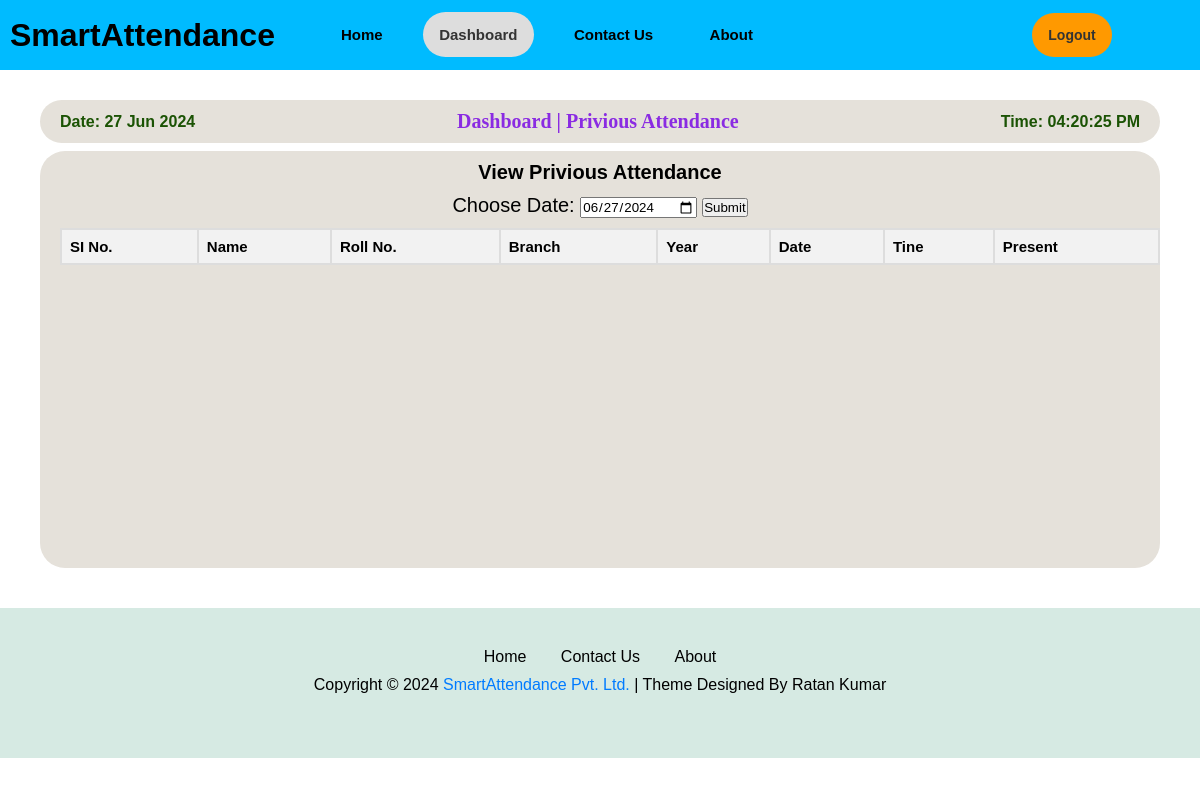
Before: /pre_attendance (signed in) with the older database file.
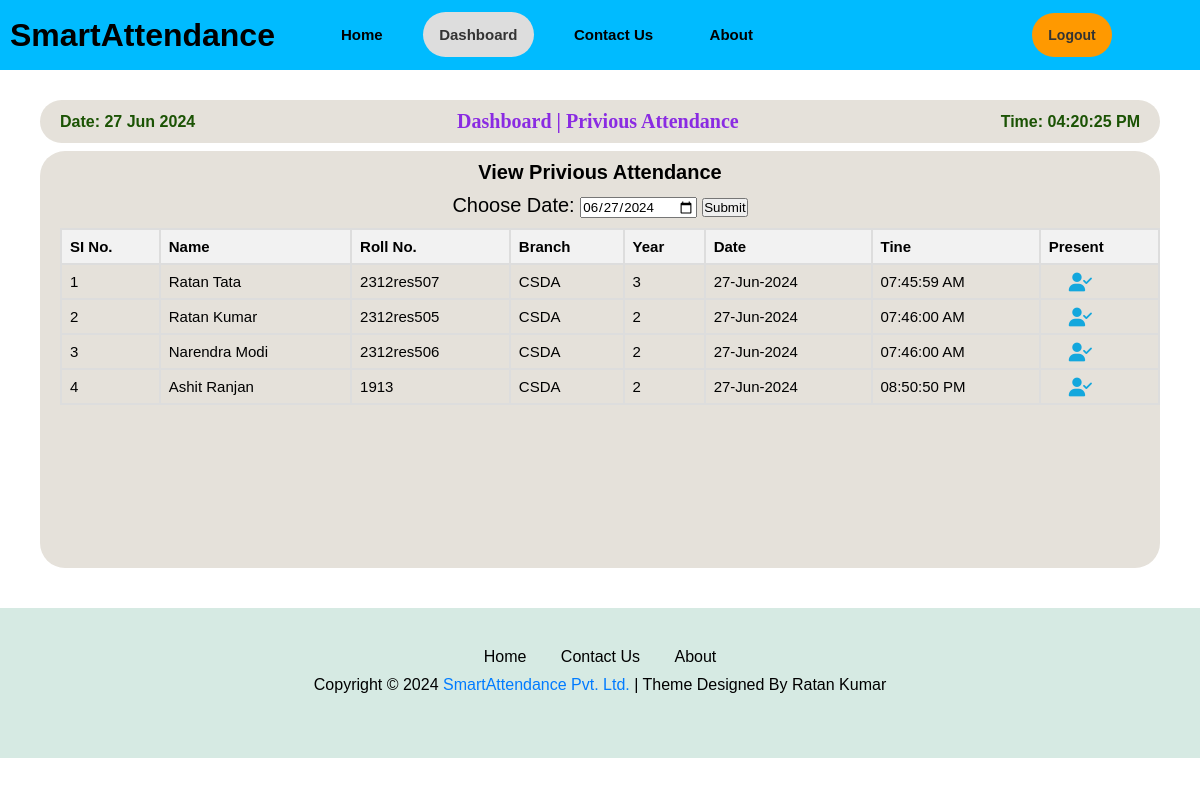
After: the same page with the newer database file.
### app.py (models this page shows, shortened)
class Attendance(db.Model):
    atten_id = db.Column(db.Integer, primary_key=True)
    user_id = db.Column(db.Integer, db.ForeignKey('user.id'), nullable=False)
    st_name = db.Column(db.String(100), nullable=False)  # Added student name attribute
    roll_no = db.Column(db.String(100), nullable=False)  # Added roll_no attribute
    branch = db.Column(db.String(100), nullable=False)  # Added branch attribute
    year = db.Column(db.String(100), nullable=False)  # Added year attribute
    date = db.Column(db.String(20), nullable=False)
    time = db.Column(db.String(20), nullable=False)
    user = db.relationship('User', backref=db.backref('attendances', lazy=True))

### app.py (the view)
@app.route('/pre_attendance', methods=['GET', 'POST'])
def dashboard_pre_attendance():
    if 'email' in session:
        user = User.query.filter_by(email=session['email']).first()
        today_date = datetime.datetime.now().strftime('%Y-%m-%d') # in YY/MM/DD Formate
        date = datetime.datetime.now().strftime("%d-%b-%Y") # in DD/MM/YY Formate
        today_atten = Attendance.query.filter_by(user_id = user.id, date=date).all()
        if request.method == 'POST':
            date = request.form['date']
            today_date = date
            date = datetime.datetime.strptime(date, "%Y-%m-%d").strftime("%d-%b-%Y")
            today_atten = Attendance.query.filter_by(user_id=user.id, date=date).all()
        return render_template('pre_attendance.html', active_page='dashboard', user=user, today_atten=today_atten,  title='Dashboard | Privious Attendance', today_date=today_date)
    else:
        flash('You need to login first.', 'error')
        return redirect('/login')

### templates/pre_attendance.html (shortened to what this page needs)
{% extends "layout.html" %}
{% block content %}
<link rel="stylesheet" href="{{ url_for('static', filename='css/pre_attendance.css') }}">
<div class="main-page">
    <div class="dashboard-page">
        <div class="Dashboard-menu-header">
            <h7 id="today_date">Date: {{ today_date }}</h7>
            <h1>Dashboard | Privious Attendance</h1>
            <h7 id="today_time">Time: {{ today_time }}</h7>
        </div>
        <div class="Dashboard-menu2">
            <h1>View Privious Attendance</h1>
            <form action="/pre_attendance" method="post">
                <label for="">Choose Date:</label>
                <input type="date" id="birthday" name="date", value="{{today_date}}">
                <input type="submit">
            </form>
            <div class="attendance-table">
                <table>
                    <thead>
                        <tr>
                            <th>SI No.</th>
                            <th>Name</th>
                            <th>Roll No.</th>
                            <th>Branch</th>
                            <th>Year</th>
                            <th>Date</th>
                            <th>Tine</th>
                            <th>Present</th>
                        </tr>
                    </thead>
                    <tbody id="student-data">
                        {% for atten in today_atten %}
                            <tr>
                                <td>{{ loop.index }}</td>
                                <td>{{ atten.st_name }}</td>
                                <td>{{ atten.roll_no }}</td>
                                <td>{{ atten.branch }}</td>
                                <td>{{ atten.year }}</td>
                                <td>{{ atten.date }}</td>
                                <td>{{ atten.time }}</td>
                                <td></td>
                            </tr>
                        {% endfor %}
                    </tbody>
                </table>
            </div>
        </div>
    </div>
</div>
{% endblock %}

Changed rows visible on the page:
added Attendance: st_name "Ratan Tata", roll_no "2312res507", branch "CSDA", year "3", date "27-Jun-2024", time "07:45:59 AM"
added Attendance: st_name "Ratan Kumar", roll_no "2312res505", branch "CSDA", year "2", date "27-Jun-2024", time "07:46:00 AM"
added Attendance: st_name "Narendra Modi", roll_no "2312res506", branch "CSDA", year "2", date "27-Jun-2024", time "07:46:00 AM"
added Attendance: st_name "Ashit Ranjan", roll_no "1913", branch "CSDA", year "2", date "27-Jun-2024", time "08:50:50 PM"
